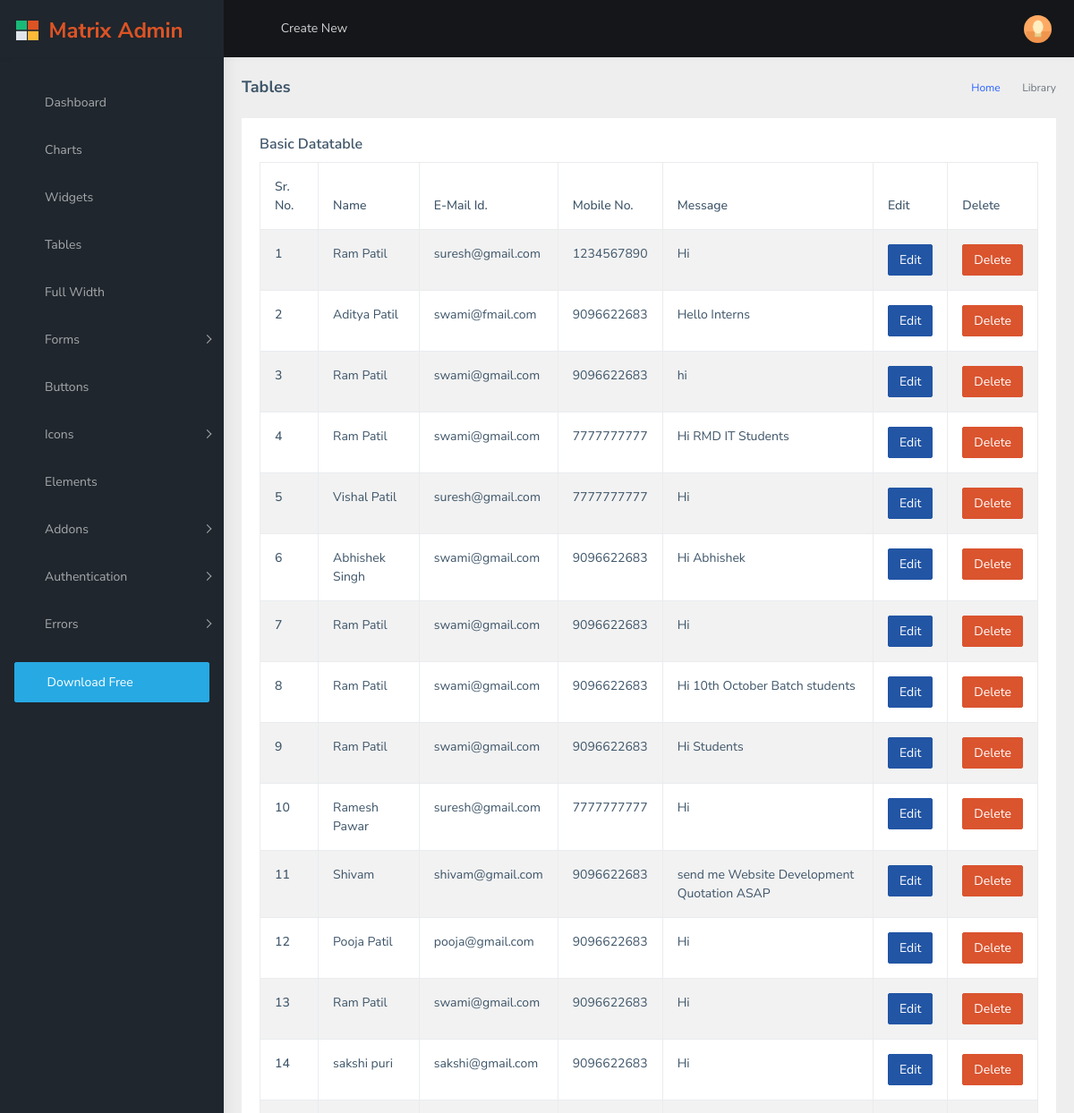
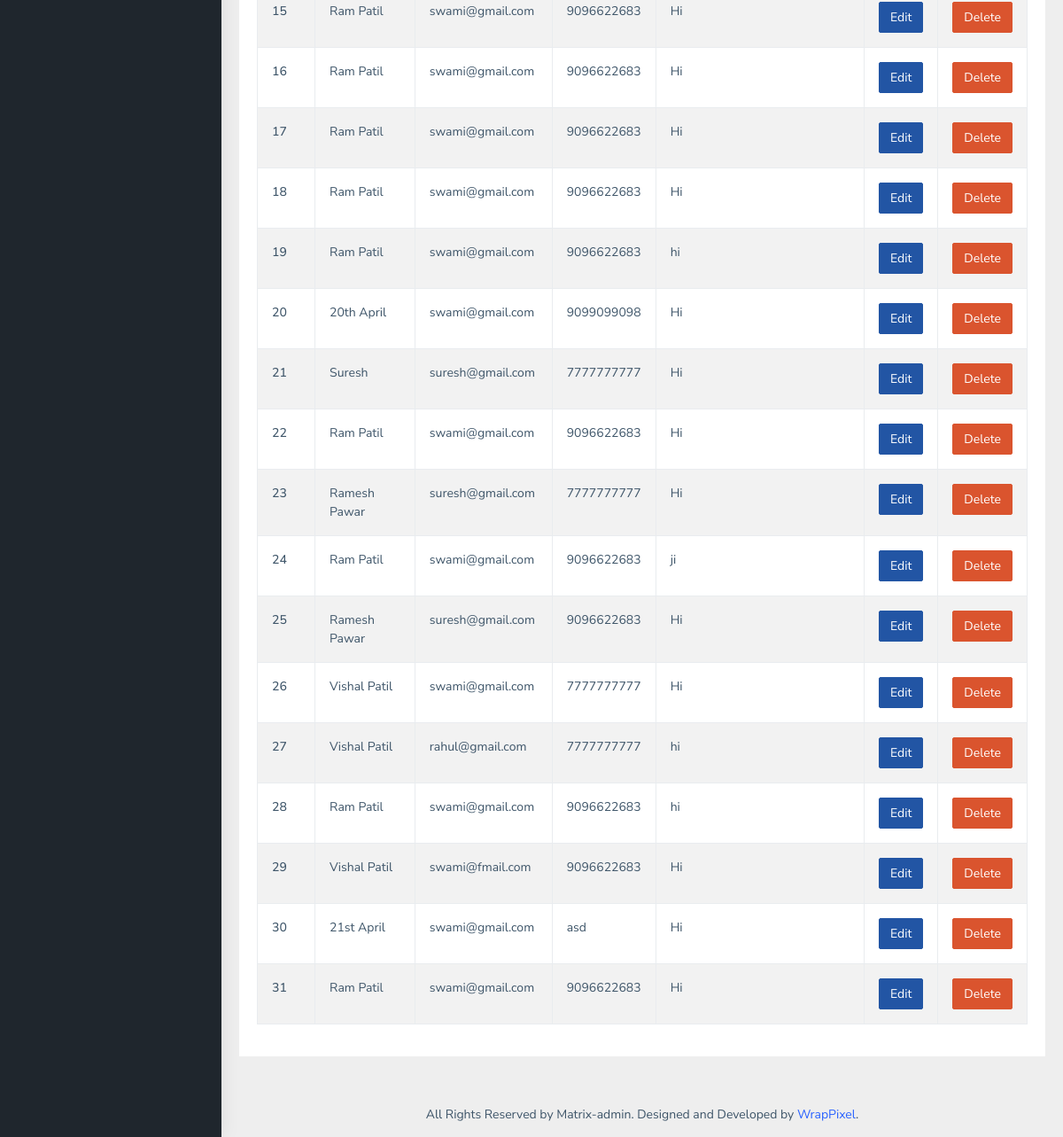
The app's page /info/ with its own data (2 pictures, top to bottom).
### website/models.py (models this page shows, shortened)
class enquiry_table(models.Model):
    name = models.CharField(max_length=255)
    email = models.EmailField(max_length=255)
    phone = models.CharField(max_length=10)
    address = models.TextField()

### website/views.py (the view)
# urls.py: path('info/', views.enquiry_info, name ='enquiry_info'),
def enquiry_info(request):
    info = enquiry_table.objects.all()
    data = {'information':info}
    return render(request, 'dashboard/tables.html', data)

### templates/dashboard/tables.html (shortened to what this page needs)
{% load static %}
<!DOCTYPE html>
<html dir="ltr" lang="en">
  <head>
    <link
      rel="stylesheet"
      type="text/css"
      href="{% static "assets/extra-libs/multicheck/multicheck.css" %}"
    />
    <link
      href="{% static "assets/libs/datatables.net-bs4/css/dataTables.bootstrap4.css" %}"
      rel="stylesheet"
    />
    <link href="{% static "dist/css/style.min.css" %}" rel="stylesheet" />
  </head>
  <body>
    <div
      id="main-wrapper"
      data-layout="vertical"
      data-navbarbg="skin5"
      data-sidebartype="full"
      data-sidebar-position="absolute"
      data-header-position="absolute"
      data-boxed-layout="full"
    >
      <header class="topbar" data-navbarbg="skin5">
        <nav class="navbar top-navbar navbar-expand-md navbar-dark">
          <div class="navbar-header" data-logobg="skin5">
            <a class="navbar-brand" href="index.html">
              <b class="logo-icon ps-2">
                <img
                  src="{% static "assets/images/logo-icon.png" %}"
                  alt="homepage"
                  class="light-logo"
                  width="25"
                />
              </b>
              <span class="logo-text ms-2">
                <img
                  src="{% static "assets/images/logo-text.png" %}"
                  alt="homepage"
                  class="light-logo"
                />
              </span>
            </a>
          </div>
          <div
            class="navbar-collapse collapse"
            id="navbarSupportedContent"
            data-navbarbg="skin5"
          >
            <ul class="navbar-nav float-start me-auto">
              <li class="nav-item d-none d-lg-block">
                <a
                  class="nav-link sidebartoggler waves-effect waves-light"
                  href="javascript:void(0)"
                  data-sidebartype="mini-sidebar"
                  ><i class="mdi mdi-menu font-24"></i
                ></a>
              </li>
              <li class="nav-item dropdown">
                <a
                  class="nav-link dropdown-toggle"
                  href="#"
                  id="navbarDropdown"
                  role="button"
                  data-bs-toggle="dropdown"
                  aria-expanded="false"
                >
                  <span class="d-none d-md-block"
                    >Create New <i class="fa fa-angle-down"></i
                  ></span>
                </a>
              </li>
              <li class="nav-item search-box">
                <a
                  class="nav-link waves-effect waves-dark"
                  href="javascript:void(0)"
                  ><i class="mdi mdi-magnify fs-4"></i
                ></a>
              </li>
            </ul>
            <ul class="navbar-nav float-end">
              <li class="nav-item dropdown">
                <a
                  class="nav-link dropdown-toggle"
                  href="#"
                  id="navbarDropdown"
                  role="button"
                  data-bs-toggle="dropdown"
                  aria-expanded="false"
                >
                  <i class="mdi mdi-bell font-24"></i>
                </a>
              </li>
              <li class="nav-item dropdown">
                <a
                  class="nav-link dropdown-toggle waves-effect waves-dark"
                  href="#"
                  id="2"
                  role="button"
                  data-bs-toggle="dropdown"
                  aria-expanded="false"
                >
                  <i class="font-24 mdi mdi-comment-processing"></i>
                </a>
              </li>
              <li class="nav-item dropdown">
                <a
                  class="
                    nav-link
                    dropdown-toggle
                    text-muted
                    waves-effect waves-dark
                    pro-pic
                  "
                  href="#"
                  id="navbarDropdown"
                  role="button"
                  data-bs-toggle="dropdown"
                  aria-expanded="false"
                >
                  <img
                    src="{% static "assets/images/users/1.jpg" %}"
                    alt="user"
                    class="rounded-circle"
                    width="31"
                  />
                </a>
              </li>
            </ul>
          </div>
        </nav>
      </header>
      <aside class="left-sidebar" data-sidebarbg="skin5">
        <div class="scroll-sidebar">
          <nav class="sidebar-nav">
            <ul id="sidebarnav" class="pt-4">
              <li class="sidebar-item">
                <a
                  class="sidebar-link waves-effect waves-dark sidebar-link"
                  href="{% url "dashboard" %}"
                  aria-expanded="false"
                  ><i class="mdi mdi-view-dashboard"></i
                  ><span class="hide-menu">Dashboard</span></a
                >
              </li>
              <li class="sidebar-item">
                <a
                  class="sidebar-link waves-effect waves-dark sidebar-link"
                  href="charts.html"
                  aria-expanded="false"
                  ><i class="mdi mdi-chart-bar"></i
                  ><span class="hide-menu">Charts</span></a
                >
              </li>
              <li class="sidebar-item">
                <a
                  class="sidebar-link waves-effect waves-dark sidebar-link"
                  href="widgets.html"
                  aria-expanded="false"
                  ><i class="mdi mdi-chart-bubble"></i
                  ><span class="hide-menu">Widgets</span></a
                >
              </li>
              <li class="sidebar-item">
                <a
                  class="sidebar-link waves-effect waves-dark sidebar-link"
                  href="tables.html"
                  aria-expanded="false"
                  ><i class="mdi mdi-border-inside"></i
                  ><span class="hide-menu">Tables</span></a
                >
              </li>
              <li class="sidebar-item">
                <a
                  class="sidebar-link waves-effect waves-dark sidebar-link"
                  href="grid.html"
                  aria-expanded="false"
                  ><i class="mdi mdi-blur-linear"></i
                  ><span class="hide-menu">Full Width</span></a
                >
              </li>
              <li class="sidebar-item">
                <a
                  class="sidebar-link has-arrow waves-effect waves-dark"
                  href="javascript:void(0)"
                  aria-expanded="false"
                  ><i class="mdi mdi-receipt"></i
                  ><span class="hide-menu">Forms </span></a
                >
              </li>
              <li class="sidebar-item">
                <a
                  class="sidebar-link waves-effect waves-dark sidebar-link"
                  href="pages-buttons.html"
                  aria-expanded="false"
                  ><i class="mdi mdi-relative-scale"></i
                  ><span class="hide-menu">Buttons</span></a
                >
              </li>
              <li class="sidebar-item">
                <a
                  class="sidebar-link has-arrow waves-effect waves-dark"
                  href="javascript:void(0)"
                  aria-expanded="false"
                  ><i class="mdi mdi-face"></i
                  ><span class="hide-menu">Icons </span></a
                >
              </li>
              <li class="sidebar-item">
                <a
                  class="sidebar-link waves-effect waves-dark sidebar-link"
                  href="pages-elements.html"
                  aria-expanded="false"
                  ><i class="mdi mdi-pencil"></i
                  ><span class="hide-menu">Elements</span></a
                >
              </li>
              <li class="sidebar-item">
                <a
                  class="sidebar-link has-arrow waves-effect waves-dark"
                  href="javascript:void(0)"
                  aria-expanded="false"
                  ><i class="mdi mdi-move-resize-variant"></i
                  ><span class="hide-menu">Addons </span></a
                >
              </li>
              <li class="sidebar-item">
                <a
                  class="sidebar-link has-arrow waves-effect waves-dark"
                  href="javascript:void(0)"
                  aria-expanded="false"
                  ><i class="mdi mdi-account-key"></i
                  ><span class="hide-menu">Authentication </span></a
                >
              </li>
              <li class="sidebar-item">
                <a
                  class="sidebar-link has-arrow waves-effect waves-dark"
                  href="javascript:void(0)"
                  aria-expanded="false"
                  ><i class="mdi mdi-alert"></i
                  ><span class="hide-menu">Errors </span></a
                >
              </li>
              <li class="sidebar-item p-3">
                <a
                  href="https://github.com/wrappixel/matrix-admin-bt5"
                  target="_blank"
                  class="
                    w-100
                    btn btn-cyan
                    d-flex
                    align-items-center
                    text-white
                  "
                  ><i class="mdi mdi-cloud-download font-20 me-2"></i>Download
                  Free</a
                >
              </li>
            </ul>
          </nav>
        </div>
      </aside>
      <div class="page-wrapper">
        <div class="page-breadcrumb">
          <div class="row">
            <div class="col-12 d-flex no-block align-items-center">
              <h4 class="page-title">Tables</h4>
              <div class="ms-auto text-end">
                <nav aria-label="breadcrumb">
                  <ol class="breadcrumb">
                    <li class="breadcrumb-item"><a href="#">Home</a></li>
                    <li class="breadcrumb-item active" aria-current="page">
                      Library
                    </li>
                  </ol>
                </nav>
              </div>
            </div>
          </div>
        </div>
        <div class="container-fluid">
          <div class="row">
            <div class="col-12">
              <div class="card">
                <div class="card-body">
                  <h5 class="card-title">Basic Datatable</h5>
                  <div class="table-responsive">
                    <table
                      id="zero_config"
                      class="table table-striped table-bordered"
                    >
                      <thead>
                        <tr>
                          <th>Sr. No.</th>
                          <th>Name</th>
                          <th>E-Mail Id.</th>
                          <th>Mobile No.</th>
                          <th>Message</th>
                          <th>Edit</th>
                          <th>Delete</th>
                        </tr>
                      </thead>
                      <tbody>
                        {% for info in information %}
                            <tr>
                            <th scope="row">{{ forloop.counter }}</th>
                            <td>{{ info.name }} </td>
                            <td>{{ info.email }}</td>
                            <td>{{ info.phone }}</td>
                            <td>{{ info.address }}</td>
                            <td> <a href="{% url 'edit_record' info.id %}"> <button type="button" class="btn btn-info">Edit</button> </a> </td>
                            <td>
                              <form action="{% url 'delete_record' info.id %}" method="POST">
                              <input type="submit" value="Delete" class="btn btn-danger" >
                              </form>
                            </td>
                            </tr>
                        {%  endfor %}
                      </tbody>
                    </table>
                  </div>
                </div>
              </div>
            </div>
          </div>
        </div>
        <footer class="footer text-center">
          All Rights Reserved by Matrix-admin. Designed and Developed by
          <a href="https://www.wrappixel.com">WrapPixel</a>.
        </footer>
      </div>
    </div>
  </body>
</html>

### records on screen
enquiry_table: name "Ram Patil", email "suresh@gmail.com", phone "1234567890", address "Hi"
enquiry_table: name "Aditya Patil", email "swami@fmail.com", phone "9096622683", address "Hello Interns"
enquiry_table: name "Ram Patil", email "swami@gmail.com", phone "9096622683", address "hi"
enquiry_table: name "Ram Patil", email "swami@gmail.com", phone "7777777777", address "Hi RMD IT Students"
enquiry_table: name "Vishal Patil", email "suresh@gmail.com", phone "7777777777", address "Hi"
enquiry_table: name "Abhishek Singh", email "swami@gmail.com", phone "9096622683", address "Hi Abhishek"
enquiry_table: name "Ram Patil", email "swami@gmail.com", phone "9096622683", address "Hi"
enquiry_table: name "Ram Patil", email "swami@gmail.com", phone "9096622683", address "Hi 10th October Batch students"
enquiry_table: name "Ram Patil", email "swami@gmail.com", phone "9096622683", address "Hi Students"
enquiry_table: name "Ramesh Pawar", email "suresh@gmail.com", phone "7777777777", address "Hi"
enquiry_table: name "Shivam", email "shivam@gmail.com", phone "9096622683", address "send me Website Development Quotation ASAP"
enquiry_table: name "Pooja Patil", email "pooja@gmail.com", phone "9096622683", address "Hi"
enquiry_table: name "Ram Patil", email "swami@gmail.com", phone "9096622683", address "Hi"
enquiry_table: name "sakshi puri", email "sakshi@gmail.com", phone "9096622683", address "Hi"
enquiry_table: name "Ram Patil", email "swami@gmail.com", phone "9096622683", address "Hi"
enquiry_table: name "Ram Patil", email "swami@gmail.com", phone "9096622683", address "Hi"
enquiry_table: name "Ram Patil", email "swami@gmail.com", phone "9096622683", address "Hi"
enquiry_table: name "Ram Patil", email "swami@gmail.com", phone "9096622683", address "Hi"
enquiry_table: name "Ram Patil", email "swami@gmail.com", phone "9096622683", address "hi"
enquiry_table: name "20th April", email "swami@gmail.com", phone "9099099098", address "Hi"
enquiry_table: name "Suresh", email "suresh@gmail.com", phone "7777777777", address "Hi"
enquiry_table: name "Ram Patil", email "swami@gmail.com", phone "9096622683", address "Hi"
enquiry_table: name "Ramesh Pawar", email "suresh@gmail.com", phone "7777777777", address "Hi"
enquiry_table: name "Ram Patil", email "swami@gmail.com", phone "9096622683", address "ji"
enquiry_table: name "Ramesh Pawar", email "suresh@gmail.com", phone "9096622683", address "Hi"
enquiry_table: name "Vishal Patil", email "swami@gmail.com", phone "7777777777", address "Hi"
enquiry_table: name "Vishal Patil", email "rahul@gmail.com", phone "7777777777", address "hi"
enquiry_table: name "Ram Patil", email "swami@gmail.com", phone "9096622683", address "hi"
enquiry_table: name "Vishal Patil", email "swami@fmail.com", phone "9096622683", address "Hi"
enquiry_table: name "21st April", email "swami@gmail.com", phone "asd", address "Hi"
enquiry_table: name "Ram Patil", email "swami@gmail.com", phone "9096622683", address "Hi"
